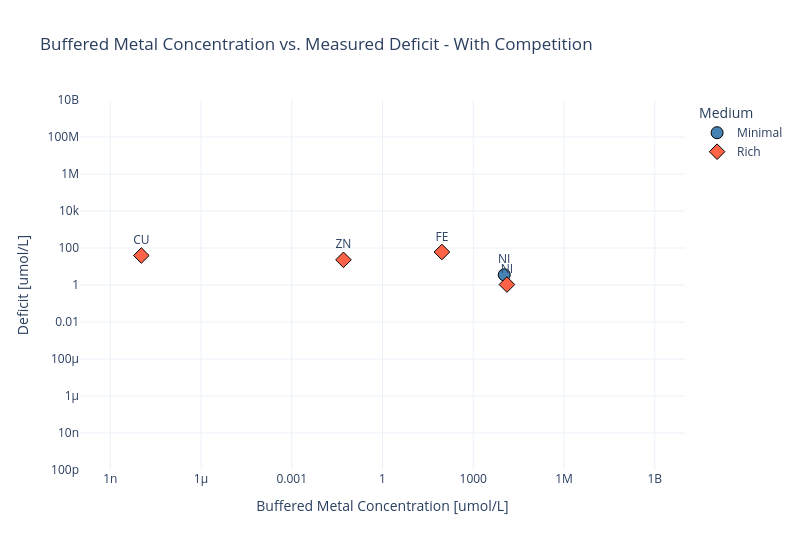

Notebook cell for this chart:
### Code cell
import plotly.graph_objects as go

# --- Filter to positive deficits only ---
# deficit_M values are Unum; .str.replace(...).astype(float) yields NaN — use .asNumber().
def _deficit_m_to_float(ser):
    return ser.apply(lambda x: x.asNumber())


deficit_m_float = _deficit_m_to_float(df_metals["deficit_M"])
deficit_pos = df_metals[deficit_m_float > 0].copy()
deficit_pos["deficit_val"] = _deficit_m_to_float(deficit_pos["deficit_M"])

# --- Build a long-form dataframe from metal_to_buffered_conc ---
rows = []
for medium, metals in metal_to_buffered_conc.items():
    for element, buffered_conc in metals.items():
        rows.append(
            {"Medium": medium, "Element": element, "buffered_conc": float(buffered_conc)}
        )
buffered_df = pd.DataFrame(rows)

# --- Merge on Medium and Element ---
plot_df = deficit_pos.merge(buffered_df, on=["Medium", "Element"], how="inner")

# --- Plot ---
fig = go.Figure()

colors = {"Minimal": "steelblue", "Rich": "tomato"}
symbols = {"Minimal": "circle", "Rich": "diamond"}

for medium, group in plot_df.groupby("Medium"):
    fig.add_trace(go.Scatter(
        x=group["buffered_conc"] * 1E6,
        y=group["deficit_val"] * 1E6,
        mode="markers+text",
        name=medium,
        text=group["Element"],
        textposition="top center",
        marker=dict(
            size=12,
            color=colors[medium],
            symbol=symbols[medium],
            line=dict(width=1, color="black")
        )
    ))

fig.update_layout(
    title="Buffered Metal Concentration vs. Measured Deficit - With Competition",
    xaxis=dict(title="Buffered Metal Concentration [umol/L]", type="log", range=[-10, 10]),
    yaxis=dict(title="Deficit [umol/L]", type="log", range=[-10, 10]),
    legend_title="Medium",
    template="plotly_white",
    width=800,
    height=550
)

fig.show()

### Figure 1 — Plotly figure (JSON) as saved in the notebook; plotly's stock layout.template omitted (floating-point values rounded to 4 significant figures)
{"data": [{"marker": {"color": "steelblue", "line": {"color": "black", "width": 1}, "size": 12, "symbol": "circle"}, "mode": "markers+text", "name": "Minimal", "text": ["NI"], "textposition": "top center", "type": "scatter", "x": [10600.0], "y": [3.546]}, {"marker": {"color": "tomato", "line": {"color": "black", "width": 1}, "size": 12, "symbol": "diamond"}, "mode": "markers+text", "name": "Rich", "text": ["CU", "NI", "ZN", "FE"], "textposition": "top center", "type": "scatter", "x": [1.064e-08, 12980.0, 0.05128, 92.0], "y": [39.1, 1.057, 22.9, 60.76]}], "layout": {"height": 550, "legend": {"title": {"text": "Medium"}}, "title": {"text": "Buffered Metal Concentration vs. Measured Deficit - With Competition"}, "width": 800, "xaxis": {"range": [-10, 10], "title": {"text": "Buffered Metal Concentration [umol/L]"}, "type": "log"}, "yaxis": {"range": [-10, 10], "title": {"text": "Deficit [umol/L]"}, "type": "log"}}}
